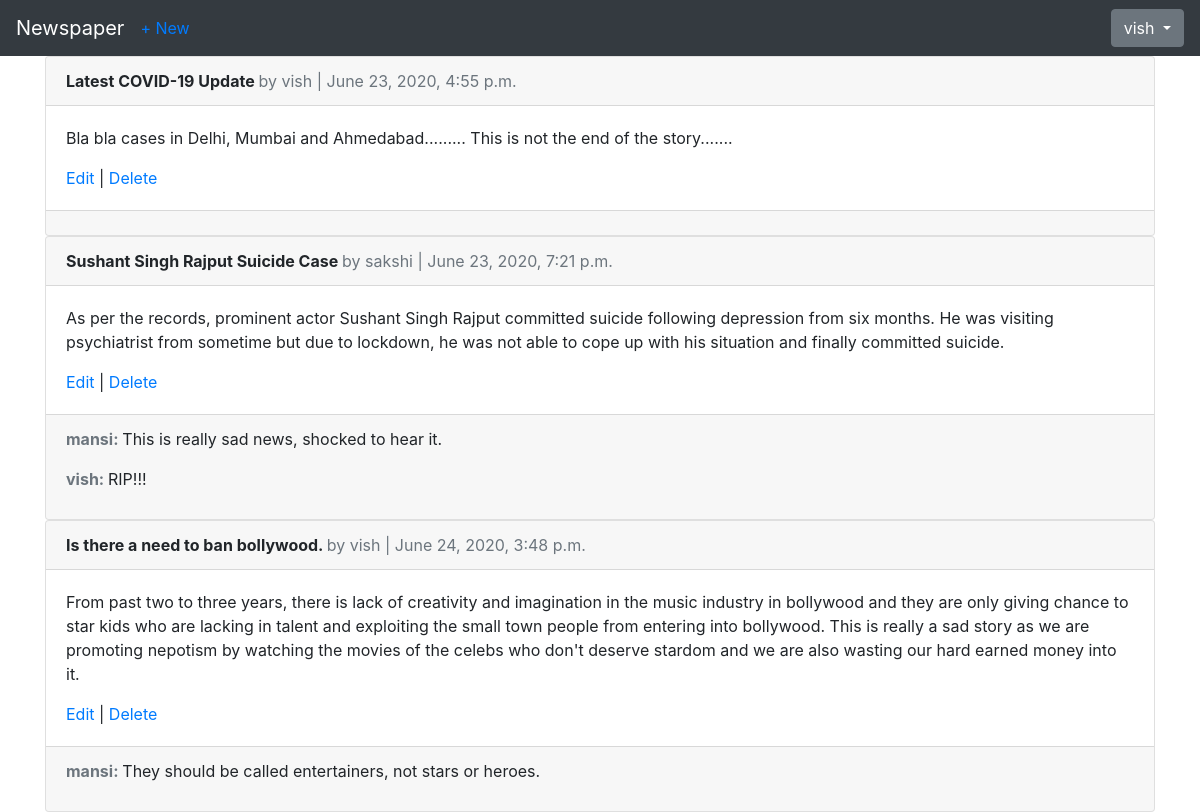
The page /articles/ (signed in) on the database its author committed.
### users/models.py (models this page shows)
class CustomUser(AbstractUser):
    age = models.PositiveIntegerField(null=True, blank=True)

### articles/models.py (models this page shows, shortened)
class Article(models.Model):
    title = models.CharField(max_length=255)
    body = models.TextField()
    date = models.DateTimeField(auto_now_add=True)
    author = models.ForeignKey(get_user_model(), on_delete=models.CASCADE)

class Comment(models.Model):
    article = models.ForeignKey(Article,
    on_delete=models.CASCADE,
    related_name='comments',)
    comment = models.CharField(max_length=140)
    author = models.ForeignKey(
        get_user_model(),
        on_delete=models.CASCADE,
    )
    def __str__(self):
        return self.comment

### articles/views.py (the view)
# urls.py: path('', ArticleListView.as_view(), name='article_list'),
class ArticleListView(LoginRequiredMixin, ListView):
    model = Article
    template_name = 'article_list.html'
    login_url = 'login'

### templates/article_list.html (shortened to what this page needs)
{% extends 'base.html' %}
{% block content %}
    {% for article in object_list %}
        <div class="card">
            <div class="card-header">
                <span class="font-weight-bold">
                    {{ article.title }}
                </span>
                <span class="text-muted">
                    by {{ article.author }} | {{ article.date }}
                </span>
            </div>
            <div class="card-body">
                <p>{{ article.body }}</p>
                <a href="{% url 'article_edit' article.pk %}">Edit</a> |
                <a href="{% url 'article_delete' article.pk %}">Delete</a>
            </div>
            <div class="card-footer">
                {% for comment in article.comments.all %}
                    <p>
                        <span class="font-weight-bold text-secondary">{{ comment.author }}: </span>
                        {{ comment }}
                    </p>
                {% endfor %}
            </div>
        </div>
    {% endfor %}
{% endblock content %}

### templates/base.html (shortened to what this page needs)
<!doctype html>
<html lang="en">
<head>
<link rel="stylesheet"
href="https://stackpath.bootstrapcdn.com/bootstrap/4.1.3/css/\
bootstrap.min.css"
integrity="sha384-
MCw98/SFnGE8fJT3GXwEOngsV7Zt27NXFoaoApmYm81i\
uXoPkFOJwJ8ERdknLPMO"
crossorigin="anonymous">
<link rel="stylesheet" href="https://maxcdn.bootstrapcdn.com/bootstrap/4.0.0-beta.3/css/bootstrap.min.css">
</head>
<body>
<nav class="navbar navbar-expand-md navbar-dark bg-dark mb-
4">
<a class="navbar-brand" href="{% url 'home' %}">Newspaper</a>
{% if user.is_authenticated %}
<ul class="navbar-nav mr-auto">
<li class="nav-item"><a href="{% url 'article_new' %}">+
New</a></li>
</ul>
{% endif %}
<div class="collapse navbar-collapse" id="navbarCollapse">
    {% if user.is_authenticated %}
        <ul class="navbar-nav ml-auto">
            <li class="nav-item">
            <div class="dropdown show">
            <a class="btn btn-outline-secondary dropdown-toggle" href="#" id="userMenu" data-toggle="dropdown" aria-haspopup="true" aria-expanded="false">
                {{ user.username }}
            </a>
            </div>
            </li>
        </ul>
    {% else %}
        <form class="form-inline ml-auto">
            <a href="{% url 'login' %}" class="btn btn-outline-secondary">Log In</a>
            <a href="{% url 'signup' %}" class="btn btn-primary ml-2">Sign up</a>
    </form>
    {% endif %}
    </div>
    </nav>
    <div class="container">
        {% block content %}
        {% endblock content %}
    </div>
</body>
</html>

### rows shown on the page
CustomUser: username "vish"
Article: title "Latest COVID-19 Update", author "vish", date "June 23, 2020, 4:55 p.m.", body "Bla bla cases in Delhi, Mumbai and Ahmedabad......... This is not the end of the story......."
Article: title "Sushant Singh Rajput Suicide Case", author "sakshi", date "June 23, 2020, 7:21 p.m.", body "As per the records, prominent actor Sushant Singh Rajput committed suicide following depression from six months. He was visiting psychiatrist from sometime but due to lockdown, he was not able to cope up with his situation and finally committed suicide."
Comment: author "mansi", comment "This is really sad news, shocked to hear it."
Comment: author "vish", comment "RIP!!!"
Article: title "Is there a need to ban bollywood.", author "vish", date "June 24, 2020, 3:48 p.m.", body "From past two to three years, there is lack of creativity and imagination in the music industry in bollywood and they are only giving chance to star kids who are lacking in talent and exploiting the small town people from entering into bollywood. This is really a sad story as we are promoting nepotism by watching the movies of the celebs who don't deserve stardom and we are also wasting our hard earned money into it."
Comment: author "mansi", comment "They should be called entertainers, not stars or heroes."
